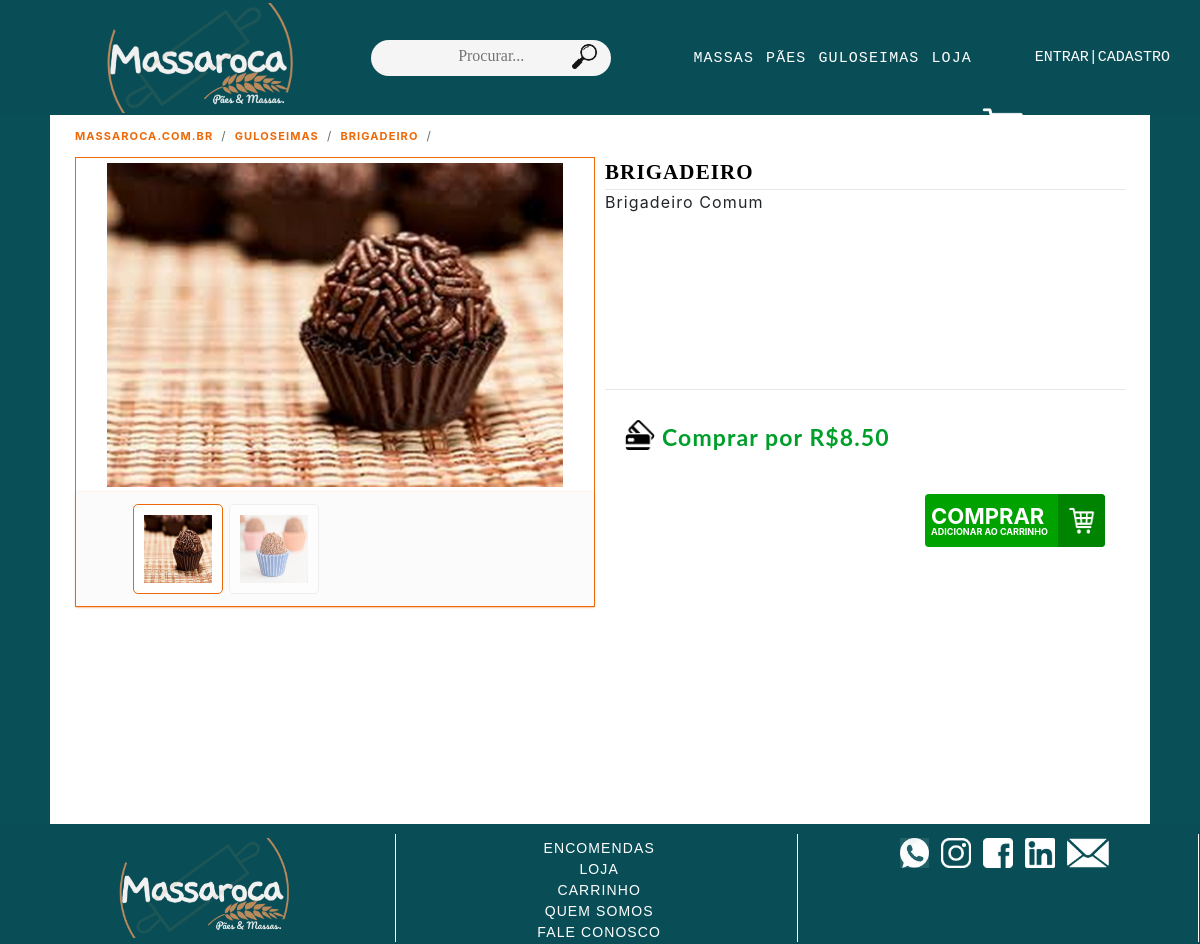
/loja/produto/5, run on the app's committed database.
### loja/models.py (models this page shows, shortened)
class Produtos(models.Model):
    disponivel_escolha = [
    ('Sim','Sim'),
    ('Não','Não'),
    ]
    Nome = models.CharField(max_length=128)
    Categoriateste = models.ForeignKey(Categorias ,on_delete=models.CASCADE, default=0)
    Descrição = models.CharField(max_length=1024)
    Fotos = models.ImageField(upload_to='loja/static/produtos/fotos/')
    Fotos_2 = models.ImageField(upload_to='loja/static/produtos/fotos/')
    Preço = models.DecimalField(max_digits=10, decimal_places=2)
    Disponivel = models.CharField(max_length=8,choices=disponivel_escolha, default='Sim')

class Categorias(models.Model):
    Nome = models.CharField(max_length=30)
    def __str__(self):
        return self.Nome

### loja/views.py (the view)
# urls.py: path("loja/produto/<int:produto_id>", views.loja_produto, name="produto"),
def loja_produto(request, produto_id):
    try:
        produto = Produtos.objects.get(pk=produto_id)
    except KeyError:
        return render(request, "loja/erro.html")
    except TypeError:
        return render(request, "loja/erro.html")
    except Produtos.DoesNotExist:
        return render(request, "loja/erro.html")
    context = {
        "produto": produto,
        "log": request.user.is_authenticated,
        "username": request.user
    }
    final_status2 = final_status(request)
    context.update(final_status2)
    clear_status(request)
    return render(request, "loja/produto.html", context)

### loja/views.py (called while the page is built)
def clear_status(request):
    request.session['status'] = 'none'
    request.session['status2'] = 'none'
    request.session['status3'] = 'none'
    request.session['status4'] = 'none'
    request.session['status5'] = 'none'
    request.session['status6'] = 'none'
    request.session['status7'] = 'none'
    request.session['status8'] = 'none'
    request.session['status9'] = 'none'
    request.session['status10'] = 'none'

### loja/templates/loja/produto.html (shortened to what this page needs)
{% extends "loja/layout.html" %}
{% load static %}
{% block body %}
<div class="pre blocos" style="min-height:0;">
    <ul class="local">
        <li><a class="local_item" href="{% url 'index' %}"><strong>massaroca.com.br</strong></a></li>
        <li><a class="local_item" href="{% url 'categoria' categoria=produto.Categoriateste num_pagina=1 ordem='Nome' %}"><strong>{{ produto.Categoriateste }}</strong></a></li>
        <li class="local_item"><strong>{{ produto.Nome }}</strong></li>
    </ul>
</div>
<div class="blocos">
    <div class="info-produto">
        <div class="titulo-produto">
            {{ produto.Nome }}
        </div>
        <div class="descriçao-produto">
            {{ produto.Descrição }}
        </div>
        <div class="preço-produto">
            <img src="{% static '/images/cartao.png' %}" alt="Cartao" class="cartao">
            <span>
            Comprar por R${{ produto.Preço }}
        </div>
        <div class="botao-produto">
        {% if produto.Disponivel == "Sim" %}
            <a href="{% url 'add_carrinho' produto.id %}"><button type="button" title="Adicionar ao carrinho" class="botao-compra">COMPRAR<span class="span">Adicionar ao carrinho</span><span class="car"><img src="{% static '/images/shop-branco.png' %}" class="compras_2" /></span></button></a>
        {% else %}
            <span class="indisponivel_2">INDISPONÍVEL</span>
        {% endif %}
        </div>
    </div>
    <div class="bloco-foto">
        <div class="foto-slider">
            <img src="../../{{produto.Fotos.url|slice:'5:'}}" alt="produto" class="foto_produto"/>
        </div>
        <div class="fotos_thumb">
            <div class="div_fotos">
                <div class="thumb_fotos">
                    <img src="../../{{produto.Fotos.url|slice:'5:'}}" alt="produto" class="thumbnail" onclick="currentSlide(1)"/>
                </div>
                <div class="thumb_fotos">
                    <img src="../../{{produto.Fotos_2.url|slice:'5:'}}" alt="produto" class="thumbnail" onclick="currentSlide(2)"/>
                </div>
            </div>
        </div>
    </div>
</div>
{% endblock %}

### loja/static/styles.css (style rules this page uses)
body { font: arial,sans-serif; background-color: rgba(9,79,87); letter-spacing: 1.1px; min-width: 1100px; }
div { box-sizing: border-box; }
.blocos { display: flex; flex-direction: row; flex-wrap: nowrap; justify-content: space-around; padding: 0 25px; width: 1100px; min-height: calc(100vh - 133px); background: white; margin-left: auto; margin-right: auto; }
.pre { margin: 0 auto; padding-top: 4px; float: none; display: table; background-color: white; height: 42px; }
.local { margin-bottom: 0; background: 0 0; list-style: none; padding: 0; }
.local_item { color: #ED6908; text-decoration: none; font-size: 11px; text-transform: uppercase; float: left; }
.local_item::after { content: '/'; font-size: 12px; display: inline-block; color: #636c72; padding: .5rem .5rem; }
li { list-style: none; }
.foto_produto { width: 90%; margin-left: 5%; padding: 5px; height: 334px; }
.bloco-foto { width: 50%; height: 450px; position: relative; order: -1; flex: inherit; border: 1px solid #ED6908; margin-right: 10px; }
.info-produto { order: 0; flex:inherit; float: right; width: 50%; height: 450px; }
.titulo-produto { color: black; font-size: 21px; text-transform: uppercase; font-weight: bold; border-bottom: 1px solid #e6e6e6; font-family: Swis721_B; }
.foto-slider { display: none; }
.thumbnail { cursor: pointer; }
.fotos_thumb:after { content: ""; display: table; clear: both; }
.fotos_thumb { height: 114px; background-color: #FbFbFb; padding: 10px; box-shadow: 0 1px 2px #ED6908; }
.thumb_fotos { float: left; background: white; display: inline-block; width: 90px; height: 90px; margin: 2px; border: 1px solid #e6e6e6; border-radius: 5px; margin-right: 4px; opacity: 0.6; }
.div_fotos { margin-left: 45px; }
.thumbnail { width: 100%; height: 100%; padding: 10px; }
.active { opacity: 1; border-color: #ED6908; }
.descriçao-produto { min-height: 200px; border-bottom: 1px solid #e6e6e6; }
.preço-produto { font-size: 23px; color: #009e2a; font-weight: 700; font-family: lato,sans-serif; padding: 20px; padding-top: 30px; position: relative; flex: inherit; display: inline-block; }
.cartao { position: relative; margin-right: 7px; width: 30px; display: inline-block; float: left; }
.botao-produto { position: relative; display: block; flex: inherit; float: right; padding: 20px; }
.botao-compra { background-color: #00a200; color: white; float: right; width: 180px; height: 53px; position: relative; font-size: 22px; text-transform: uppercase; font-weight: 700; border: none; text-align: left; cursor: pointer; border-radius: 4px; line-height: 1; }
.span { width: 100%; float: left; font-size: 9px; }
.car { position: absolute; right: 0; bottom: 0; width: 26%; display: flex; height: 100%; border-bottom-right-radius: 4px; border-top-right-radius: 4px; background: #008300; -webkit-box-align:center; align-items: center; -webkit-box-pack: center; justify-content: center; }
.compras_2 { width: 28px; height: 30px; }

### data on the page
Produtos: Categoriateste "GULOSEIMAS", Nome "BRIGADEIRO", Descrição "Brigadeiro Comum", Preço "8.50", Fotos (picture), Fotos_2 (picture)
